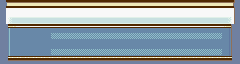

A level layout from a 2D game, rendered from its tile map. Below: a short description, then the map file with its tile-grid data intact:
An orthogonal 30x8 tile map with 8x8 px tiles, 1 tile layer (Tile Layer 1).

<map version="1.0" orientation="orthogonal" renderorder="right-down" width="30" height="8" tilewidth="8" tileheight="8" nextobjectid="1">
 <tileset firstgid="1" name="MenuTiles" tilewidth="8" tileheight="8">
  <image source="MenuTiles.png" width="256" height="32" />
 </tileset>
 <layer name="Tile Layer 1" width="30" height="8">
  <data encoding="csv">
35,39,39,39,39,39,39,39,39,39,39,39,39,39,39,39,39,39,39,39,39,39,39,39,39,39,39,39,39,40,
12,15,15,15,15,15,15,15,15,15,15,15,15,15,15,15,15,15,15,15,15,15,15,15,15,15,15,15,15,16,
12,100,101,101,101,101,101,101,101,101,101,101,101,101,101,101,101,101,101,101,101,101,101,101,101,101,101,101,102,16,
1,115,116,116,116,116,116,116,116,116,116,116,116,116,116,116,116,116,116,116,116,116,116,116,116,116,116,116,117,1,
1,118,10,10,10,10,123,124,124,124,124,124,124,124,124,124,124,124,124,124,124,124,124,124,124,124,124,125,119,1,
1,118,10,10,10,10,10,10,10,10,10,10,10,10,10,10,10,10,10,10,10,10,10,10,10,10,10,10,119,1,
1,118,10,10,10,10,123,124,124,124,124,124,124,124,124,124,124,124,124,124,124,124,124,124,124,124,124,125,119,1,
1,33,33,33,33,33,33,33,33,33,33,33,33,33,33,33,33,33,33,33,33,33,33,33,33,33,33,33,33,1
</data>
 </layer>
</map>
